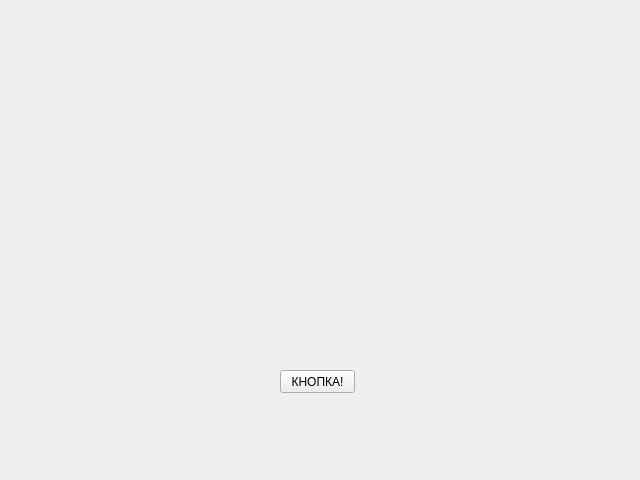
<?xml version="1.0" encoding="UTF-8"?>
<ui version="4.0">
 <class>Form</class>
 <widget class="QWidget" name="Form">
  <property name="geometry">
   <rect>
    <x>0</x>
    <y>0</y>
    <width>640</width>
    <height>480</height>
   </rect>
  </property>
  <property name="windowTitle">
   <string>Form</string>
  </property>
  <widget class="QPushButton" name="btn">
   <property name="geometry">
    <rect>
     <x>280</x>
     <y>370</y>
     <width>75</width>
     <height>23</height>
    </rect>
   </property>
   <property name="text">
    <string>КНОПКА!</string>
   </property>
  </widget>
 </widget>
 <resources/>
 <connections/>
</ui>
